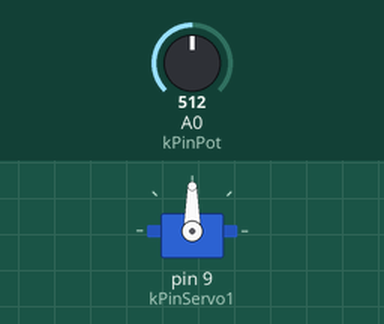
This sketch was run on a simulated Arduino Uno, built with avr-gcc and run on an emulated ATmega328P. Shown: servo. Inputs (shaded band) come from the test bench; at power-on: A0 (kPinPot) = 512.

Above: at 1.2 s.
1.3 s: A0 (kPinPot) set to 716
At 2.4 s:
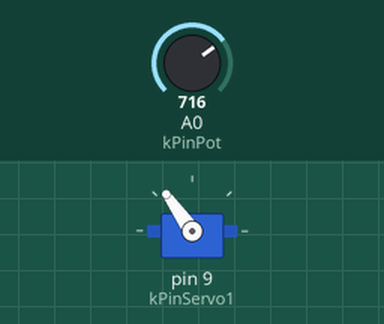
2.8 s: A0 (kPinPot) set to 900
At 3.2 s:
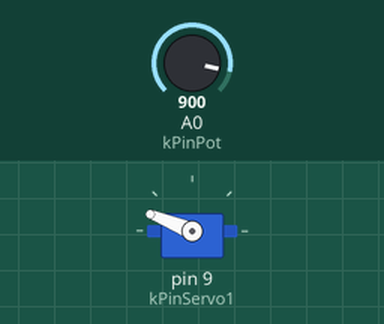
4.3 s: A0 (kPinPot) set to 1023
At 4.6 s:
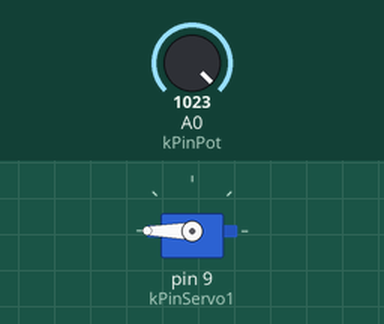
5.8 s: A0 (kPinPot) set to 306
At 6.7 s:
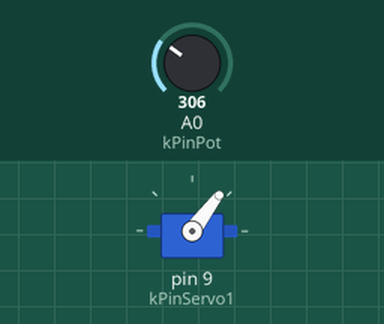
7.3 s: A0 (kPinPot) set to 122
At 8.1 s:
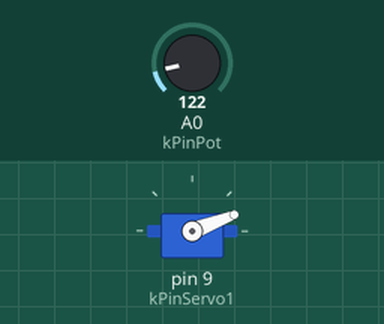
Timing chart, 0 to 9.8 s (numbered marks = the images above; inputs shaded):
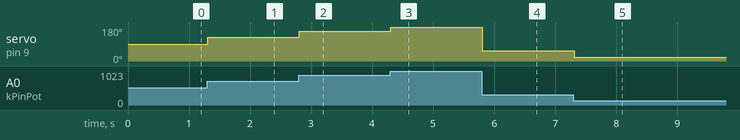

The sketch:

servo1.pde
```cpp
#include <Servo.h>

Servo servo1;

const int kPinPot = A0;
const int kPinServo1 = 9;

void setup()
{
  servo1.attach(kPinServo1);
}

void loop()
{
  int val = analogRead(kPinPot);
  val = map(val, 0, 1023, 0, 180);
  servo1.write(val);
  delay(15);
}
```

Measured:
- after the input at 1.3 s, servo on pin 9 (kPinServo1): 90° → 125° at once
- after the input at 2.8 s, servo on pin 9 (kPinServo1): 125° → 158° at once
- after the input at 4.3 s, servo on pin 9 (kPinServo1): 158° → 180° at once
- after the input at 5.8 s, servo on pin 9 (kPinServo1): 180° → 53° at once
- after the input at 7.3 s, servo on pin 9 (kPinServo1): 53° → 21° at once
